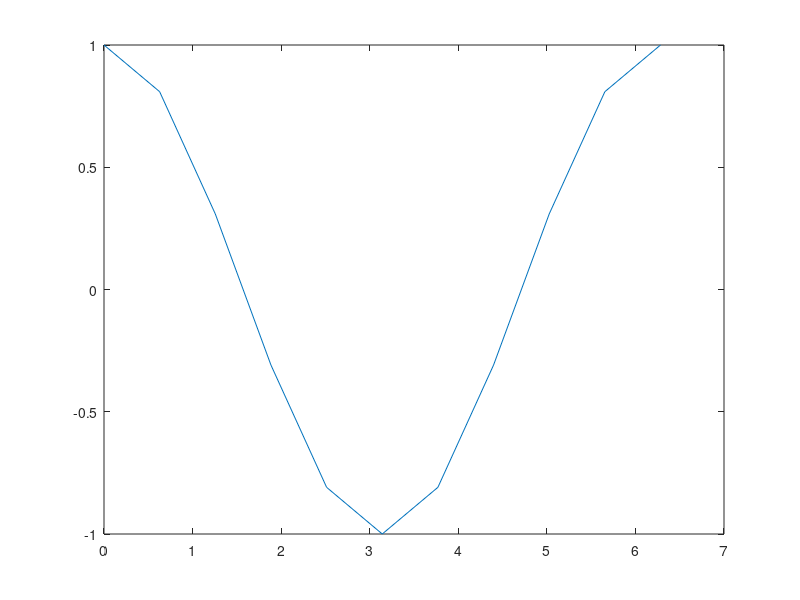

MATLAB code to generate this figure:
%  Samuel Rivera
%  MAtlab tutorial, plotting

n = 11;
u = linspace(0,2*pi,n);
v = cos(u); % all function evaluations done at once!
plot(u,v)